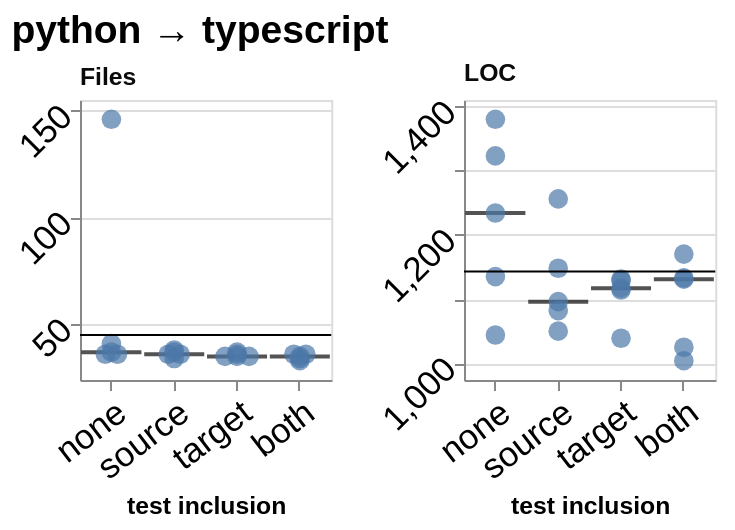

Write the Vega-Lite specification saved for this chart.
### Vega-Lite specification from a JSON file in a GitHub repository (floating-point values rounded to 4 significant figures)
{"config": {"view": {"continuousWidth": 300, "continuousHeight": 300}, "axis": {"labelAngle": -45}, "axisX": {"labelAngle": -37.5}}, "concat": [{"layer": [{"mark": {"type": "tick", "color": "#0b0b0b", "opacity": 0.7, "size": 30, "thickness": 2}, "encoding": {"x": {"field": "condition", "scale": {"paddingInner": 0.25, "paddingOuter": 0.125}, "sort": ["no tests", "source tests", "target tests", "both tests"], "title": "test inclusion", "type": "nominal", "axis": {"labelFontSize": 17.32, "titleFontSize": 12.38, "labelExpr": "{'no tests': 'none', 'source tests': 'source', 'target tests': 'target', 'both tests': 'both'}[datum.label]"}}, "y": {"aggregate": "median", "field": "value", "scale": {"domain": [23.96, 155.0], "nice": false}, "title": null, "type": "quantitative", "axis": {"labelFontSize": 17.32, "titleFontSize": 16.5}}}}, {"mark": {"type": "point", "filled": true, "size": 96}, "encoding": {"x": {"field": "condition", "scale": {"paddingInner": 0.25, "paddingOuter": 0.125}, "sort": ["no tests", "source tests", "target tests", "both tests"], "title": "test inclusion", "type": "nominal", "axis": {"labelFontSize": 17.32, "titleFontSize": 12.38, "labelExpr": "{'no tests': 'none', 'source tests': 'source', 'target tests': 'target', 'both tests': 'both'}[datum.label]"}}, "xOffset": {"field": "nudge", "scale": {"domain": [-1.0, 1.0], "range": [5.777, 17.78]}, "title": null, "type": "quantitative"}, "y": {"field": "value", "scale": {"domain": [23.96, 155.0], "nice": false}, "type": "quantitative", "axis": {"labelFontSize": 17.32, "titleFontSize": 16.5}}}}, {"mark": {"type": "rule"}, "encoding": {"y": {"aggregate": "median", "field": "reference", "scale": {"domain": [23.96, 155.0], "nice": false}, "type": "quantitative", "axis": {"labelFontSize": 17.32, "titleFontSize": 16.5}}}, "transform": [{"filter": {"field": "reference", "valid": true}}]}], "data": {"name": "data-0dd52b264c45575ef80ee2be7fb37794"}, "height": 140, "title": {"text": "Files", "anchor": "start", "color": "#0b0b0b", "fontSize": 12.38, "dx": 33.8}, "width": 125.6}, {"layer": [{"mark": {"type": "tick", "color": "#0b0b0b", "opacity": 0.7, "size": 30, "thickness": 2}, "encoding": {"x": {"field": "condition", "scale": {"paddingInner": 0.25, "paddingOuter": 0.125}, "sort": ["no tests", "source tests", "target tests", "both tests"], "title": "test inclusion", "type": "nominal", "axis": {"labelFontSize": 17.32, "titleFontSize": 12.38, "labelExpr": "{'no tests': 'none', 'source tests': 'source', 'target tests': 'target', 'both tests': 'both'}[datum.label]"}}, "y": {"aggregate": "median", "field": "value", "scale": {"domain": [973.9, 1410.0], "nice": false}, "title": null, "type": "quantitative", "axis": {"labelFontSize": 17.32, "titleFontSize": 16.5}}}}, {"mark": {"type": "point", "filled": true, "size": 96}, "encoding": {"x": {"field": "condition", "scale": {"paddingInner": 0.25, "paddingOuter": 0.125}, "sort": ["no tests", "source tests", "target tests", "both tests"], "title": "test inclusion", "type": "nominal", "axis": {"labelFontSize": 17.32, "titleFontSize": 12.38, "labelExpr": "{'no tests': 'none', 'source tests': 'source', 'target tests': 'target', 'both tests': 'both'}[datum.label]"}}, "xOffset": {"field": "nudge", "scale": {"domain": [-1.0, 1.0], "range": [5.777, 17.78]}, "title": null, "type": "quantitative"}, "y": {"field": "value", "scale": {"domain": [973.9, 1410.0], "nice": false}, "type": "quantitative", "axis": {"labelFontSize": 17.32, "titleFontSize": 16.5}}}}, {"mark": {"type": "rule"}, "encoding": {"y": {"aggregate": "median", "field": "reference", "scale": {"domain": [973.9, 1410.0], "nice": false}, "type": "quantitative", "axis": {"labelFontSize": 17.32, "titleFontSize": 16.5}}}, "transform": [{"filter": {"field": "reference", "valid": true}}]}], "data": {"name": "data-57e6dfa4703c2c07c56e1e6b0a97b20b"}, "height": 140, "title": {"text": "LOC", "anchor": "start", "color": "#0b0b0b", "fontSize": 12.38, "dx": 44.01}, "width": 125.6}], "columns": 4, "title": {"text": "python → typescript", "fontSize": 19.5, "anchor": "start"}, "$schema": "https://vega.github.io/schema/vega-lite/v6.4.1.json", "datasets": {"data-0dd52b264c45575ef80ee2be7fb37794": [{"condition": "no tests", "layout": "rebuilt the file layout", "metric": "file_count", "value": 36.0, "reference": 45.0, "nudge": -0.5}, {"condition": "no tests", "layout": "kept the file layout", "metric": "file_count", "value": 36.0, "reference": 45.0, "nudge": 0.5}, {"condition": "no tests", "layout": "kept the file layout", "metric": "file_count", "value": 146.0, "reference": 45.0, "nudge": 0.0}, {"condition": "no tests", "layout": "rebuilt the file layout", "metric": "file_count", "value": 41.0, "reference": 45.0, "nudge": 0.0}, {"condition": "no tests", "layout": "rebuilt the file layout", "metric": "file_count", "value": 37.0, "reference": 45.0, "nudge": 0.0}, {"condition": "source tests", "layout": "kept the file layout", "metric": "file_count", "value": 36.0, "reference": 45.0, "nudge": -0.5}, {"condition": "source tests", "layout": "kept the file layout", "metric": "file_count", "value": 36.0, "reference": 45.0, "nudge": 0.5}, {"condition": "source tests", "layout": "kept the file layout", "metric": "file_count", "value": 38.0, "reference": 45.0, "nudge": 0.0}, {"condition": "source tests", "layout": "kept the file layout", "metric": "file_count", "value": 34.0, "reference": 45.0, "nudge": 0.0}, {"condition": "source tests", "layout": "rebuilt the file layout", "metric": "file_count", "value": 37.0, "reference": 45.0, "nudge": 0.0}, {"condition": "target tests", "layout": "kept the file layout", "metric": "file_count", "value": 35.0, "reference": 45.0, "nudge": -1.0}, {"condition": "target tests", "layout": "kept the file layout", "metric": "file_count", "value": 35.0, "reference": 45.0, "nudge": 0.0}, {"condition": "target tests", "layout": "kept the file layout", "metric": "file_count", "value": 35.0, "reference": 45.0, "nudge": 1.0}, {"condition": "target tests", "layout": "kept the file layout", "metric": "file_count", "value": 36.0, "reference": 45.0, "nudge": 0.0}, {"condition": "target tests", "layout": "kept the file layout", "metric": "file_count", "value": 37.0, "reference": 45.0, "nudge": 0.0}, {"condition": "both tests", "layout": "kept the file layout", "metric": "file_count", "value": 33.0, "reference": 45.0, "nudge": 0.0}, {"condition": "both tests", "layout": "kept the file layout", "metric": "file_count", "value": 36.0, "reference": 45.0, "nudge": -0.5}, {"condition": "both tests", "layout": "kept the file layout", "metric": "file_count", "value": 36.0, "reference": 45.0, "nudge": 0.5}, {"condition": "both tests", "layout": "kept the file layout", "metric": "file_count", "value": 34.0, "reference": 45.0, "nudge": 0.0}, {"condition": "both tests", "layout": "kept the file layout", "metric": "file_count", "value": 35.0, "reference": 45.0, "nudge": 0.0}], "data-57e6dfa4703c2c07c56e1e6b0a97b20b": [{"condition": "no tests", "layout": "rebuilt the file layout", "metric": "loc", "value": 1044.0, "reference": 1143.0, "nudge": 0.0}, {"condition": "no tests", "layout": "kept the file layout", "metric": "loc", "value": 1380.0, "reference": 1143.0, "nudge": 0.0}, {"condition": "no tests", "layout": "rebuilt the file layout", "metric": "loc", "value": 1323.0, "reference": 1143.0, "nudge": 0.0}, {"condition": "no tests", "layout": "rebuilt the file layout", "metric": "loc", "value": 1135.0, "reference": 1143.0, "nudge": 0.0}, {"condition": "no tests", "layout": "kept the file layout", "metric": "loc", "value": 1234.0, "reference": 1143.0, "nudge": 0.0}, {"condition": "source tests", "layout": "kept the file layout", "metric": "loc", "value": 1096.0, "reference": 1143.0, "nudge": 0.0}, {"condition": "source tests", "layout": "kept the file layout", "metric": "loc", "value": 1256.0, "reference": 1143.0, "nudge": 0.0}, {"condition": "source tests", "layout": "kept the file layout", "metric": "loc", "value": 1050.0, "reference": 1143.0, "nudge": 0.0}, {"condition": "source tests", "layout": "rebuilt the file layout", "metric": "loc", "value": 1148.0, "reference": 1143.0, "nudge": 0.0}, {"condition": "source tests", "layout": "kept the file layout", "metric": "loc", "value": 1082.0, "reference": 1143.0, "nudge": 0.0}, {"condition": "target tests", "layout": "kept the file layout", "metric": "loc", "value": 1117.0, "reference": 1143.0, "nudge": 0.0}, {"condition": "target tests", "layout": "kept the file layout", "metric": "loc", "value": 1114.0, "reference": 1143.0, "nudge": 0.0}, {"condition": "target tests", "layout": "kept the file layout", "metric": "loc", "value": 1131.0, "reference": 1143.0, "nudge": 0.0}, {"condition": "target tests", "layout": "kept the file layout", "metric": "loc", "value": 1129.0, "reference": 1143.0, "nudge": 0.0}, {"condition": "target tests", "layout": "kept the file layout", "metric": "loc", "value": 1039.0, "reference": 1143.0, "nudge": 0.0}, {"condition": "both tests", "layout": "kept the file layout", "metric": "loc", "value": 1131.0, "reference": 1143.0, "nudge": 0.0}, {"condition": "both tests", "layout": "kept the file layout", "metric": "loc", "value": 1170.0, "reference": 1143.0, "nudge": 0.0}, {"condition": "both tests", "layout": "kept the file layout", "metric": "loc", "value": 1004.0, "reference": 1143.0, "nudge": 0.0}, {"condition": "both tests", "layout": "kept the file layout", "metric": "loc", "value": 1133.0, "reference": 1143.0, "nudge": 0.0}, {"condition": "both tests", "layout": "kept the file layout", "metric": "loc", "value": 1025.0, "reference": 1143.0, "nudge": 0.0}]}, "padding": {"left": 5, "top": 5, "right": 8.5, "bottom": 5}}
